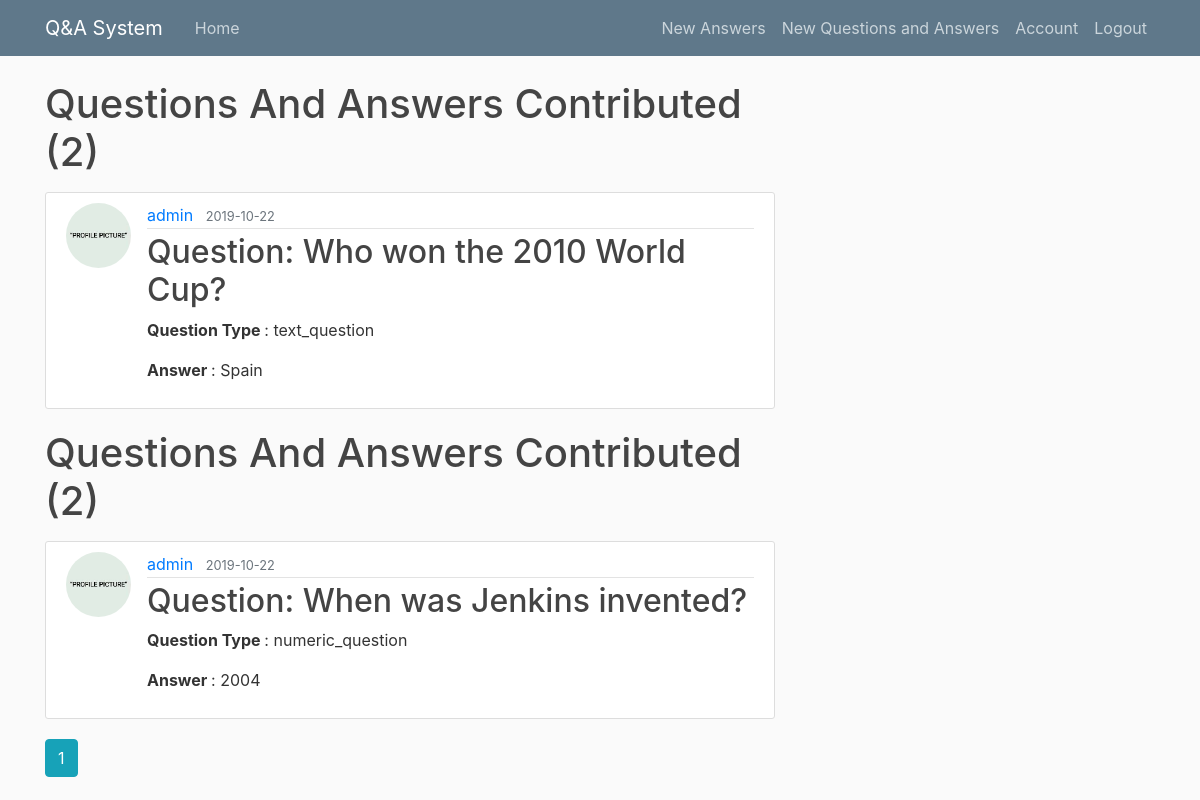
Screenshot of /home (signed in) with the database file from the repository.
### flaskblog/models.py (models this page shows, shortened)
class Post(db.Model):
    id = db.Column(db.Integer, primary_key=True)
    title = db.Column(db.String(300), nullable=False)
    date_posted = db.Column(db.DateTime, nullable=False, default=datetime.utcnow)
    content = db.Column(db.Text, nullable=False)
    question_type = db.Column(db.Text, nullable=False)
    user_id = db.Column(db.Integer, db.ForeignKey('user.id'), nullable=False)

class User(db.Model, UserMixin):
    id = db.Column(db.Integer, primary_key=True)
    username = db.Column(db.String(20), unique=True, nullable=False)
    email = db.Column(db.String(120), unique=True, nullable=False)
    image_file = db.Column(db.String(20), nullable=False, default='default.jpg')
    password = db.Column(db.String(60), nullable=False)
    posts = db.relationship('Post', backref='author', lazy=True)
    user_answers = db.relationship('UserAnswer', backref='user_answer', lazy=True)

### flaskblog/main/routes.py (the view)
@main.route("/")
@main.route("/home")
def home():
    page = request.args.get('page', 1, type=int)
    posts = Post.query.order_by(Post.date_posted.desc()).paginate(page=page, per_page=5)
    return render_template('home.html', posts=posts)

### flaskblog/models.py (called while the page is built)
@login_manager.user_loader
def load_user(user_id):
    return User.query.get(int(user_id))

### flaskblog/templates/home.html (shortened to what this page needs)
{% extends "layout.html" %}
{% block content %}
 {% if posts %}
    {% for post in posts.items %}
        {% if post.author == current_user %}
        <h1 class="mb-3">Questions And Answers Contributed ({{ posts.total}})</h1>
        <article class="media content-section">
         <img class="rounded-circle article-img" src="{{ url_for('static', filename='profile_pics/' + post.author.image_file)}}">
         <div class="media-body">
            <div class="article-metadata">
             <a class="mr-2" href="{{ url_for('users.user_posts', username=post.author.username) }}"> {{ post.author.username }}</a>
             <small class="text-muted">{{ post.date_posted.strftime('%Y-%m-%d') }}</small>
            </div>
            <h2><a class="article-title" href="{{ url_for('posts.post', post_id=post.id) }}">Question: {{ post.title }}</a></h2>
            <p class="article-content"><strong>Question Type </strong>: {{ post.question_type }}</p>
            <p class="article-content"><strong>Answer </strong>: {{ post.content }}</p>
         </div>
        </article>
        {% endif %}
    {% endfor %}
        {% for page_num in posts.iter_pages(left_edge=1, right_edge=1, left_current=1, right_current=2) %}
                {% if page_num %}
                    {% if posts.page == page_num %}
                        <a class="btn btn-info mb-4" href="{{ url_for('main.home', page=page_num) }}">{{ page_num }}</a>
                    {% else %}
                        <a class="btn btn-outline-info mb-4" href="{{ url_for('main.home', page=page_num) }}">{{ page_num }}</a>
                    {% endif %}
                {% else %}
                    ...
                {% endif %}
            {% endfor %}
  {% endif%}
{% endblock content%}

### flaskblog/static/main.css (style rules this page uses)
body { background: #fafafa; color: #333333; margin-top: 5rem; }
h1, h2, h3, h4, h5, h6 { color: #444444; }
.content-section { background: #ffffff; padding: 10px 20px; border: 1px solid #dddddd; border-radius: 3px; margin-bottom: 20px; }
.article-title { color: #444444; }
.article-content { white-space: pre-line; }
.article-img { height: 65px; width: 65px; margin-right: 16px; }
.article-metadata { padding-bottom: 1px; margin-bottom: 4px; border-bottom: 1px solid #e3e3e3; }

### rows the page displays
Post: total "2", image_file (placeholder picture), author.username "admin", date_posted "2019-10-22", title "Who won the 2010 World Cup?", question_type "text_question", content "Spain"
Post: total "2", image_file (placeholder picture), author.username "admin", date_posted "2019-10-22", title "When was Jenkins invented?", question_type "numeric_question", content "2004"

### other values shown
{{ page_num }} "1"
